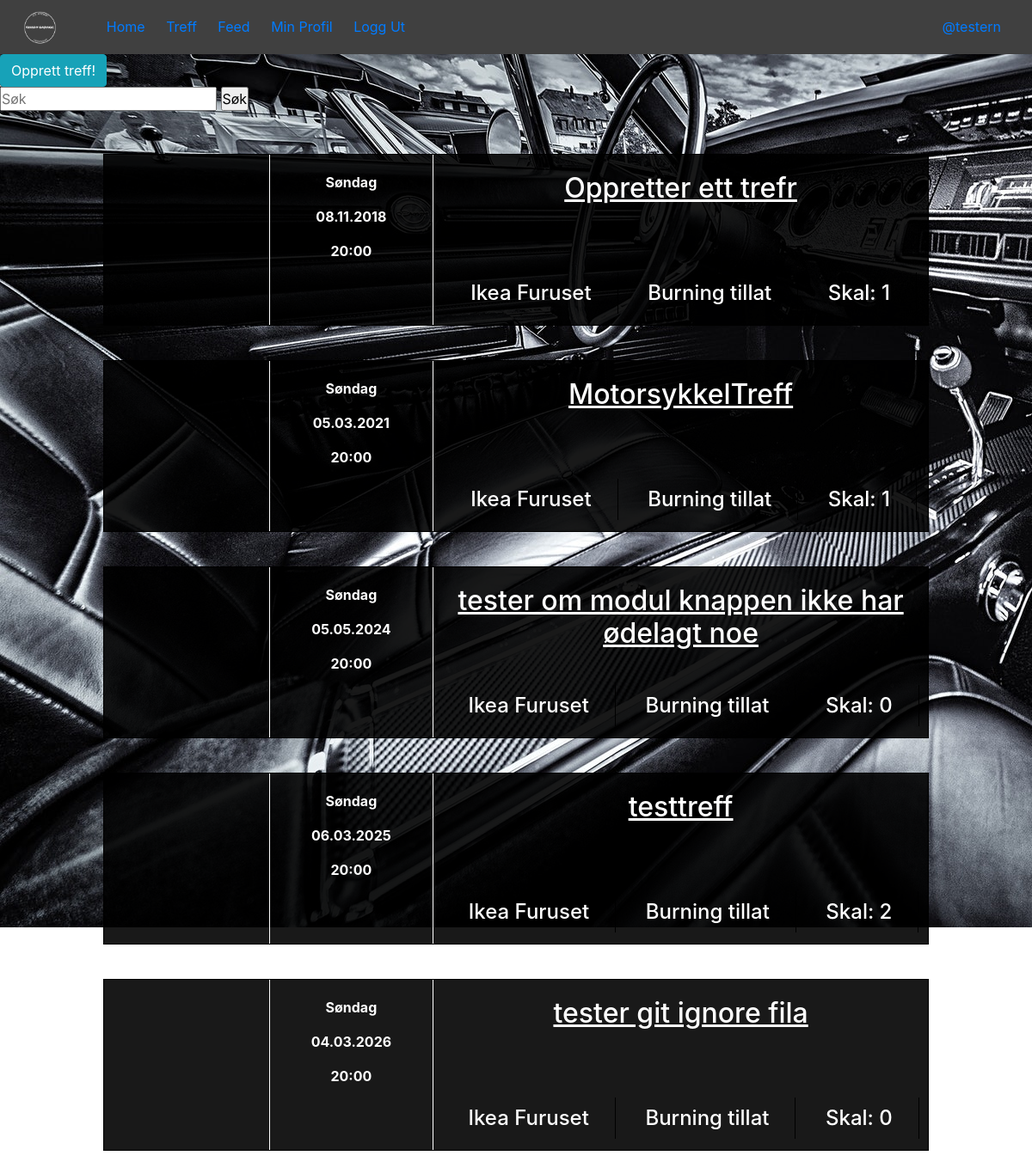
The app's page /meets/ (signed in) with its own data.
### meets/models.py (models this page shows, shortened)
class Meet(models.Model):
    meet_name = models.CharField(max_length = 255, unique = True)
    date = models.DateTimeField()
    time = models.TimeField(blank = True, default="19:00:00")
    slug = models.SlugField(allow_unicode = True, unique = True)
    description = models.TextField()
    meet_image = models.ImageField(upload_to = "meets_pic", blank = True, default = "/meets_pic/meet_default.png")
    users_joining = models.ManyToManyField(auth.models.User, blank = True, related_name = "members_joining_meet")
    longitude = models.CharField(max_length = 255, blank = True)
    latitude = models.CharField(max_length = 255,blank = True)
    def get_absolute_url(self):
        return reverse("meets:single", kwargs={"slug":self.slug})
    class Meta:
        ordering = ['date']

### meets/views.py (the view, shortened to what this page needs)
class MeetsListView(ListView):
    template_name = 'meets/meets_list.html'
    def get_context_data(self, *args, **kwargs):
        context = super(MeetsListView, self).get_context_data(*args, **kwargs)
        return context
    def get_queryset(self, *args, **kwargs):
        qs = models.Meet.objects.all()
        query = self.request.GET.get("q", None)
        return qs

### meets/templates/meets/meets_list.html (shortened to what this page needs)
{% extends "base.html" %}
{% load staticfiles %}
{% block body %}
{% if user.is_authenticated %}
<a class="btn btn-info" href="{%url 'meets:create_meet'%}" role="button">Opprett treff! </a>
<form action="{% url 'meets:meets_list'%}" method="action">
  <input type="text" name="q" placeholder="Søk">
  <input type="submit" value="Søk">
</form>
<div class="meet_list_container">
{% for meet in object_list %}
    <div class="meet_card_container">
      <div class="meet_card_img_container">
      </div><div class="meet_card_time_container">
        <p>Søndag</p>
        <p>{{ meet.date|date:'d.m.Y'}}</p>
        <p>20:00</p>
      </div><div class="meet_card_info_container">
        <h2><a href="{{ meet.get_absolute_url }}">{{meet.meet_name}}</a></h2>
        <div class="meet_card_info">
          <h4>Ikea Furuset</h4>
          <h4>Burning tillat</h4>
          <h4>Skal: {{meet.users_joining.count}}</h4>
        </div>
      </div>
    </div>
{% empty %}
  {% if request.GET.q %}
    <h4>No meets found!<h4>
  {% else %}
    <h4> No meets yet!</h4>
  {% endif %}
{% endfor %}
</div>
{% endif %}
{% endblock %}

### templates/base.html (shortened to what this page needs)
<!DOCTYPE html>
<html>
  <head>
    {% load staticfiles %}
    <link rel="stylesheet" href="{% static 'css/style.css' %}">
    <link rel="stylesheet" href="https://maxcdn.bootstrapcdn.com/bootstrap/4.0.0-beta.2/css/bootstrap.min.css">
  </head>
  <body>
    <div class="nav-container">
      <ul class="nav-list">
        <li class="nav-list-item nav-list-image-item">
          <a class="navbar-brand" href="{% url 'home'%}"> <img src="{%static "images/logomidlertidig.png"%}" id="brand-image" alt=""> </a>
        </li>
        <li class="nav-list-item">
          <a class="nav-list-item-link"href="{% url 'home'%}">Home</a>
        </li>
        <li class="nav-list-item">
          <a class="nav-list-item-link" href="{% url 'meets:meets_list' %}">Treff</a>
        </li>
        <li class="nav-list-item">
          <a class="nav-list-item-link" href="{% url 'posts:posts_feed' %}">Feed</a>
        </li>
        {% if user.is_authenticated %}
        <li class="nav-list-item">
          <a class="nav-list-item-link" href="{% url 'accounts:profile_page'%}">Min Profil</a>
        </li>
        <li class="nav-list-item">
          <a class="nav-list-item-link" href="{% url 'accounts:logout' %}">Logg Ut</a>
        </li>
        <li class="nav-list-item nav-list-item-move-right">
          <a class="nav-list-item-link" href="{% url 'accounts:profile_page'%}">@{{user.username}}</a>
        </li>
      {% endif %}
      </ul>
    </div>
    {% block body %}
    {% endblock %}
  </body>
</html>

### static/css/style.css (style rules this page uses)
* { margin: 0; padding: 0; }
a { text-decoration: none; }
.nav-container { background-color: #404040; width: 100%; position: relative; }
.nav-list { margin-bottom: 0 !important; display: inline-block; width: 100%; }
.nav-list-item { display: inline-block; }
.nav-list-item-move-right { margin-left: 50%; }
.nav-list-item-link { padding: 10px; }
.meet_list_container { text-align: center; padding: 30px 0; }
.meet_card_container { display: inline-block; height: 200px; width: 80%; margin: 20px auto; border: 1px solid white; background-color: rgba(0,0,0,0.9); border: 1px solid black; color:white; }
.meet_card_img_container { display: inline-block; width: 20%; height: 100%; }
.meet_card_time_container { display: inline-block; vertical-align: top; padding: 20px 0 0 0; width: 20%; height: 100%; border-left: 1px solid white; border-right: 1px solid white; }
.meet_card_time_container p { display: block; font-weight: bold; }
.meet_card_info_container { display: inline-block; width: 60%; height: 100%; vertical-align: top; }
.meet_card_info_container h2 { display: block; text-decoration: underline; padding-top: 20px; height: 45%; }
.meet_card_info_container h2 a { color:white; }
.meet_card_info { height: 50%; padding-top: 40px; }
.meet_card_info h4 { display: inline-block; border-right: 1px solid black; padding: 10px 30px; }
#brand-image { height: 52.5px; width: 93.3px; }

### records on screen
Meet: date "08.11.2018", meet_name "Oppretter ett trefr", users_joining.count "1"
Meet: date "05.03.2021", meet_name "MotorsykkelTreff", users_joining.count "1"
Meet: date "05.05.2024", meet_name "tester om modul knappen ikke har ødelagt noe", users_joining.count "0"
Meet: date "06.03.2025", meet_name "testtreff", users_joining.count "2"
Meet: date "04.03.2026", meet_name "tester git ignore fila", users_joining.count "0"

### other values on screen
{{ user.username }} "testern"
